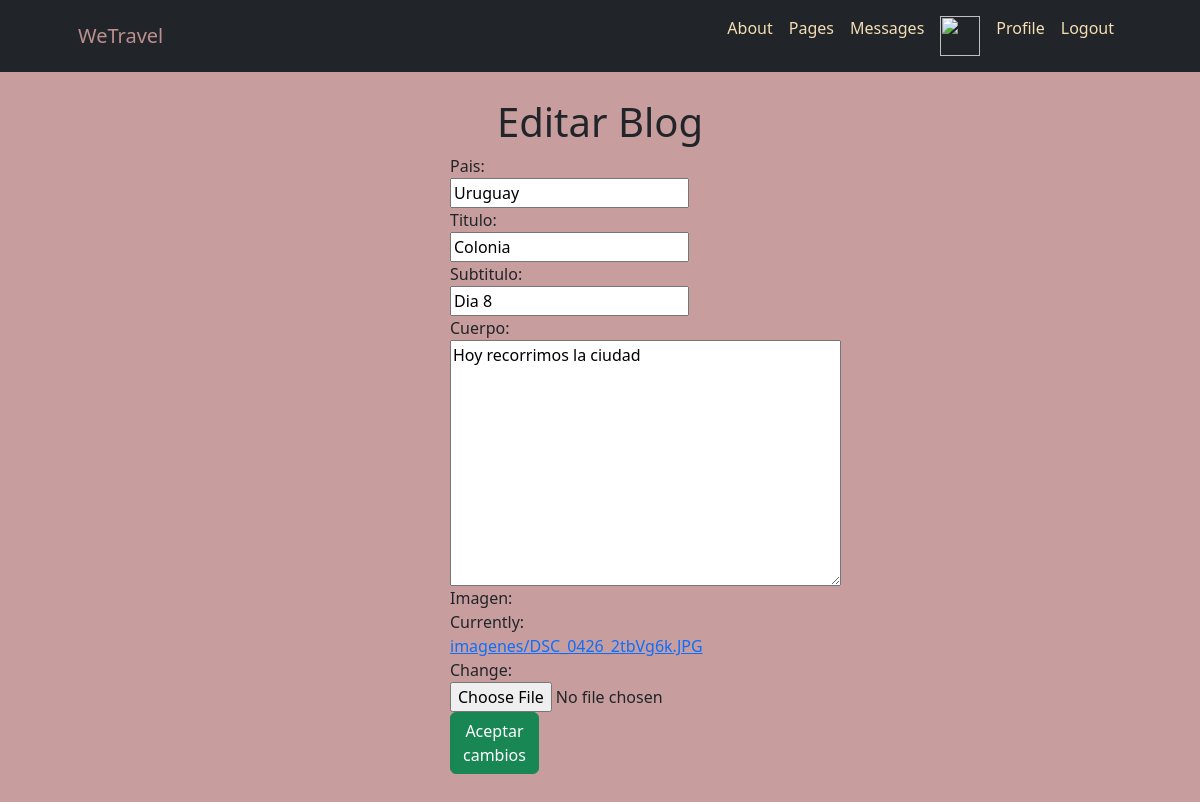
The page /editBlog/2 on the database its author committed.
### AppGeneral/models.py (models this page shows, shortened)
class Blog(models.Model):
    pais = models.CharField(max_length=100)
    titulo = models.CharField(max_length=200)
    subtitulo = models.CharField(max_length=200)
    cuerpo = models.TextField()
    autor = models.ForeignKey(User, on_delete=models.CASCADE)
    fecha = models.DateTimeField(auto_now_add=True)
    imagen = models.ImageField(null=True, blank=True, upload_to="imagenes")

### AppGeneral/views.py (the view)
# urls.py: path('editBlog/<id>', editarBlog, name='blog_editar'),
def editarBlog(request, id):
    blog = Blog.objects.get(id = id)
    if request.method == 'POST':
        miFormulario = formSetBlog(request.POST, request.FILES)
        if miFormulario.is_valid:
            print(miFormulario)
            data = miFormulario.cleaned_data
            blog.pais = data['pais']
            blog.titulo = data['titulo']
            blog.subtitulo = data['subtitulo']
            blog.cuerpo = data['cuerpo']
            try:
                blog.imagen = data['imagen']
            except:
                blog.imagen = blog.imagen
            blog.save()
            return redirect ('/pages/')
    else:
        miFormulario = formSetBlog(initial={'pais': blog.pais, 'titulo': blog.titulo, 'subtitulo': blog.subtitulo, 'cuerpo': blog.cuerpo, 'imagen': blog.imagen})
        avatar = getavatar(request)
        return render(request, "AppGeneral/editarBlog.html", {"miFormulario": miFormulario, 'avatar': avatar})

### AppGeneral/forms.py
class formSetBlog(forms.ModelForm):
    pais = forms.CharField(widget= forms.TextInput())
    titulo = forms.CharField(widget= forms.TextInput())
    subtitulo = forms.CharField(widget= forms.TextInput())
    cuerpo = forms.CharField(widget= forms.Textarea())
    imagen = forms.ImageField()
    class Meta:
        model = Blog
        fields = ['pais','titulo', 'subtitulo', 'cuerpo' ,'imagen']
        help_texts = {k:"" for k in fields}

### AppGeneral/templates/AppGeneral/editarBlog.html (shortened to what this page needs)
    <div>
        {% extends 'AppGeneral/inicio.html' %}
        {% load static %}
        {% block contenidoQueCambia %}
        <div class="formBlog">
            <div style="padding-top: 50px;">
                <br>
                <br>
                <h1 class="text-center">Editar Blog</h1>
            </div>
            <form method="post" style="width: 40%; text-align: center; padding-left: 450px;" enctype="multipart/form-data">{% csrf_token %}
                {{ miFormulario.as_table }}
                <button type="submit" class="btn btn-success">Aceptar cambios</button>
            </form>
        <br>
        <br>
        </div>
        {% endblock %}

### AppGeneral/static/AppGeneral/css/styles.css (style rules this page uses)
.formBlog { justify-content: center !important; align-items: center !important; position: absolute !important; height: 100% !important; width: 100% !important; background-color: rgb(199, 157, 157); background-repeat: repeat !important; background-attachment: local; }

### rows shown on the page
Blog: pais "Uruguay", titulo "Colonia", subtitulo "Dia 8", cuerpo "Hoy recorrimos la ciudad"
